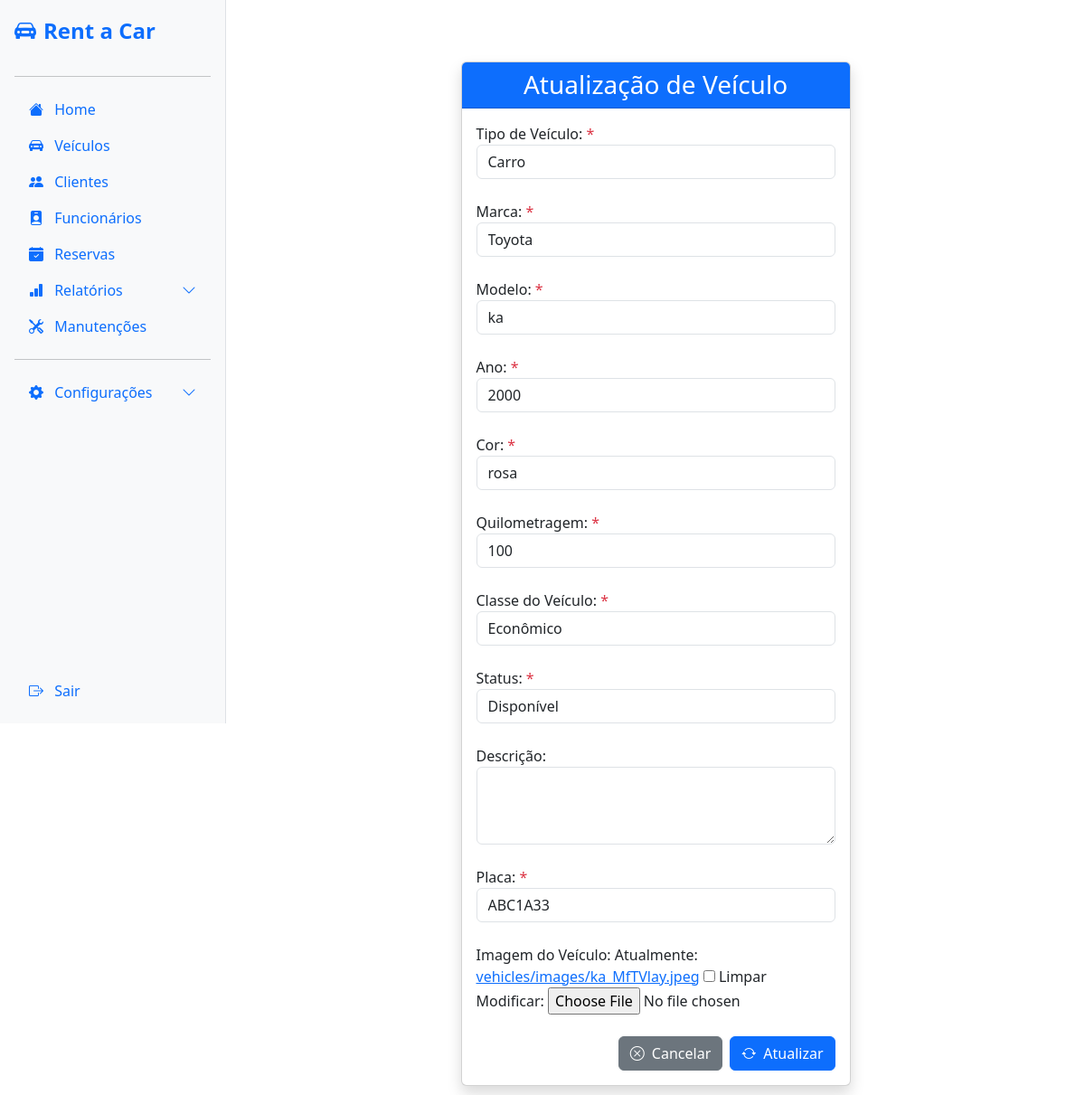
The app's page /atualizar/43/ (signed in) with its own data.
### vehicles/models.py (models this page shows, shortened)
class Vehicle(models.Model):
    vehicle_type = models.CharField(max_length=10, choices=VEHICLE_TYPE_CHOICES)
    brand = models.CharField(max_length=20, choices=VEHICLE_BRAND_CHOICES)
    model = models.CharField(max_length=50)
    year = models.IntegerField()
    color = models.CharField(max_length=20)
    km = models.IntegerField()
    status = models.CharField(max_length=20, choices=STATUS_CHOICES, default='available')
    description = models.TextField(blank=True, null=True)
    created_at = models.DateTimeField(auto_now_add=True)
    plate = models.CharField(max_length=7, unique=True, default='')
    vehicle_class = models.ForeignKey(VehicleClass, on_delete=models.PROTECT)
    image = models.ImageField(upload_to='vehicles/images/', blank=True, null=True)

### vehicles/views.py (the view)
# urls.py: path('atualizar/<int:vehicle_id>/', views.update_vehicle, name='update_vehicle'),
@login_required
def update_vehicle(request, vehicle_id):
    vehicle = Vehicle.objects.get(id=vehicle_id)
    if request.method == 'POST':
        form = VehicleForm(request.POST, instance=vehicle, files=request.FILES)
        if form.is_valid():
            form.save()
            messages.success(request, 'Veículo atualizado com sucesso!')
            return redirect('list_vehicles')
    else:
        form = VehicleForm(instance=vehicle)
    dados = {
        'form': form,
        'vehicle': vehicle,
    }
    return render(request, 'vehicles/update_vehicle.html', dados)

### vehicles/models.py (called while the page is built)
    def __str__(self):
        return self.name

### vehicles/templates/vehicles/update_vehicle.html (shortened to what this page needs)
{% extends "base/base.html" %}
{% block content %}
<div class="container mt-5">
  <div class="row justify-content-center">
    <div class="col-md-8 col-lg-6">
      <div class="card shadow">
        <div class="card-header bg-primary text-white text-center">
          <h3 class="mb-0">Atualização de Veículo</h3>
        </div>
        <div class="card-body">
          <form method="post" enctype="multipart/form-data">
            {% for field in form %}
              <div class="form-group mb-4">
                <label for="{{ field.id_for_label }}">
                  {{ field.label }}:
                  {% if field.field.required %}
                    <span class="text-danger">*</span>
                  {% endif %}
                </label>
                {{ field }}
              </div>
            {% endfor %}
            <div class="d-flex justify-content-end gap-2 mt-4">
              <a
                href="{% url 'list_vehicles' %}"
                class="btn btn-secondary d-flex align-items-center"
              >
                <i class="bi bi-x-circle me-2"></i> Cancelar
              </a>
              <button
                type="submit"
                class="btn btn-primary d-flex align-items-center"
              >
                <i class="bi bi-arrow-repeat me-2"></i> Atualizar
              </button>
            </div>
          </form>
        </div>
      </div>
    </div>
  </div>
</div>
{% endblock %}

### records on screen
Vehicle: form "Carro" "Toyota" "ka" "2000" "rosa" "100" "Econômico" "Disponível" "ABC1A33"

### other values on screen
{{ field.label }} "Tipo de Veículo" "Marca" "Modelo" "Ano" "Cor" "Quilometragem" "Classe do Veículo" "Status" "Descrição" "Placa" "Imagem do Veículo"
